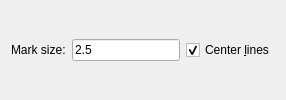
<?xml version="1.0" encoding="UTF-8"?>
<ui version="4.0">
 <class>CenterMark</class>
 <widget class="QWidget" name="CenterMark">
  <layout class="QHBoxLayout">
   <item>
    <widget class="QLabel" name="SizeLabel">
     <property name="text"><string>Mark size:</string></property>
     <property name="buddy"><cstring>Size</cstring></property>
    </widget>
   </item>
   <item>
    <widget class="RMathLineEdit" name="Size">
     <property name="angle" stdset="0"><bool>false</bool></property>
     <property name="defaultUnit" stdset="0"><number>0</number></property>
     <property name="text"><string notr="true">2.5</string></property>
    </widget>
   </item>
   <item>
    <widget class="QCheckBox" name="CenterLines">
     <property name="text"><string>Center &amp;lines</string></property>
     <property name="checked"><bool>true</bool></property>
    </widget>
   </item>
  </layout>
 </widget>
 <customwidgets>
  <customwidget><class>RMathLineEdit</class><extends>QLineEdit</extends><header>RMathLineEdit.h</header></customwidget>
 </customwidgets>
 <resources/>
 <connections/>
</ui>
